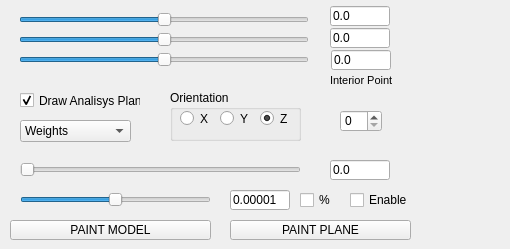
              <widget class="QWidget" name="tab_8">
               <attribute name="title">
                <string>BH analisis</string>
               </attribute>
               <widget class="QLineEdit" name="axisX_edit">
                <property name="geometry">
                 <rect>
                  <x>330</x>
                  <y>6</y>
                  <width>60</width>
                  <height>20</height>
                 </rect>
                </property>
                <property name="text">
                 <string>0.0</string>
                </property>
                <property name="readOnly">
                 <bool>true</bool>
                </property>
               </widget>
               <widget class="QLineEdit" name="axisY_edit">
                <property name="geometry">
                 <rect>
                  <x>330</x>
                  <y>28</y>
                  <width>60</width>
                  <height>20</height>
                 </rect>
                </property>
                <property name="text">
                 <string>0.0</string>
                </property>
                <property name="readOnly">
                 <bool>true</bool>
                </property>
               </widget>
               <widget class="QLineEdit" name="axisZ_edit">
                <property name="geometry">
                 <rect>
                  <x>331</x>
                  <y>50</y>
                  <width>60</width>
                  <height>20</height>
                 </rect>
                </property>
                <property name="text">
                 <string>0.0</string>
                </property>
                <property name="readOnly">
                 <bool>true</bool>
                </property>
               </widget>
               <widget class="QSlider" name="ip_axisX">
                <property name="geometry">
                 <rect>
                  <x>19</x>
                  <y>10</y>
                  <width>290</width>
                  <height>19</height>
                 </rect>
                </property>
                <property name="minimum">
                 <number>-150</number>
                </property>
                <property name="maximum">
                 <number>150</number>
                </property>
                <property name="singleStep">
                 <number>1</number>
                </property>
                <property name="value">
                 <number>0</number>
                </property>
                <property name="orientation">
                 <enum>Qt::Horizontal</enum>
                </property>
               </widget>
               <widget class="QLabel" name="label_14">
                <property name="geometry">
                 <rect>
                  <x>330</x>
                  <y>70</y>
                  <width>171</width>
                  <height>20</height>
                 </rect>
                </property>
                <property name="font">
                 <font>
                  <pointsize>8</pointsize>
                  <weight>50</weight>
                  <bold>false</bold>
                 </font>
                </property>
                <property name="text">
                 <string>Interior Point</string>
                </property>
               </widget>
               <widget class="QSlider" name="ip_axisY">
                <property name="geometry">
                 <rect>
                  <x>19</x>
                  <y>30</y>
                  <width>290</width>
                  <height>19</height>
                 </rect>
                </property>
                <property name="minimum">
                 <number>-150</number>
                </property>
                <property name="maximum">
                 <number>150</number>
                </property>
                <property name="value">
                 <number>0</number>
                </property>
                <property name="orientation">
                 <enum>Qt::Horizontal</enum>
                </property>
               </widget>
               <widget class="QSlider" name="ip_axisZ">
                <property name="geometry">
                 <rect>
                  <x>19</x>
                  <y>50</y>
                  <width>290</width>
                  <height>19</height>
                 </rect>
                </property>
                <property name="minimum">
                 <number>-150</number>
                </property>
                <property name="maximum">
                 <number>150</number>
                </property>
                <property name="value">
                 <number>0</number>
                </property>
                <property name="orientation">
                 <enum>Qt::Horizontal</enum>
                </property>
               </widget>
               <widget class="QPushButton" name="paintModel">
                <property name="geometry">
                 <rect>
                  <x>10</x>
                  <y>220</y>
                  <width>201</width>
                  <height>20</height>
                 </rect>
                </property>
                <property name="text">
                 <string>PAINT MODEL</string>
                </property>
               </widget>
               <widget class="QCheckBox" name="drawPlaneCheck">
                <property name="geometry">
                 <rect>
                  <x>20</x>
                  <y>90</y>
                  <width>121</width>
                  <height>21</height>
                 </rect>
                </property>
                <property name="text">
                 <string>Draw Analisys Plane</string>
                </property>
                <property name="checked">
                 <bool>true</bool>
                </property>
               </widget>
               <widget class="QComboBox" name="PlaneDataCombo">
                <property name="geometry">
                 <rect>
                  <x>20</x>
                  <y>120</y>
                  <width>111</width>
                  <height>22</height>
                 </rect>
                </property>
                <item>
                 <property name="text">
                  <string>Weights</string>
                 </property>
                </item>
                <item>
                 <property name="text">
                  <string>Distances</string>
                 </property>
                </item>
               </widget>
               <widget class="QSlider" name="positionPlaneSlider">
                <property name="geometry">
                 <rect>
                  <x>20</x>
                  <y>160</y>
                  <width>281</width>
                  <height>19</height>
                 </rect>
                </property>
                <property name="minimum">
                 <number>0</number>
                </property>
                <property name="maximum">
                 <number>1000</number>
                </property>
                <property name="singleStep">
                 <number>1</number>
                </property>
                <property name="value">
                 <number>0</number>
                </property>
                <property name="orientation">
                 <enum>Qt::Horizontal</enum>
                </property>
               </widget>
               <widget class="QGroupBox" name="groupBox">
                <property name="geometry">
                 <rect>
                  <x>170</x>
                  <y>90</y>
                  <width>131</width>
                  <height>51</height>
                 </rect>
                </property>
                <property name="title">
                 <string>Orientation</string>
                </property>
                <widget class="QRadioButton" name="PlaneOrientX">
                 <property name="geometry">
                  <rect>
                   <x>10</x>
                   <y>20</y>
                   <width>82</width>
                   <height>17</height>
                  </rect>
                 </property>
                 <property name="text">
                  <string>X</string>
                 </property>
                 <property name="checked">
                  <bool>false</bool>
                 </property>
                </widget>
                <widget class="QRadioButton" name="planeOrientY">
                 <property name="geometry">
                  <rect>
                   <x>50</x>
                   <y>20</y>
                   <width>82</width>
                   <height>17</height>
                  </rect>
                 </property>
                 <property name="text">
                  <string>Y</string>
                 </property>
                </widget>
                <widget class="QRadioButton" name="planeOrientZ">
                 <property name="geometry">
                  <rect>
                   <x>90</x>
                   <y>20</y>
                   <width>82</width>
                   <height>17</height>
                  </rect>
                 </property>
                 <property name="text">
                  <string>Z</string>
                 </property>
                 <property name="checked">
                  <bool>true</bool>
                 </property>
                </widget>
               </widget>
               <widget class="QLineEdit" name="positionPlaneEdit">
                <property name="geometry">
                 <rect>
                  <x>330</x>
                  <y>160</y>
                  <width>60</width>
                  <height>20</height>
                 </rect>
                </property>
                <property name="text">
                 <string>0.0</string>
                </property>
                <property name="readOnly">
                 <bool>true</bool>
                </property>
               </widget>
               <widget class="QSpinBox" name="dataSource">
                <property name="geometry">
                 <rect>
                  <x>340</x>
                  <y>110</y>
                  <width>42</width>
                  <height>22</height>
                 </rect>
                </property>
                <property name="maximum">
                 <number>1000</number>
                </property>
               </widget>
               <widget class="QPushButton" name="paintPlane">
                <property name="geometry">
                 <rect>
                  <x>230</x>
                  <y>220</y>
                  <width>181</width>
                  <height>20</height>
                 </rect>
                </property>
                <property name="text">
                 <string>PAINT PLANE</string>
                </property>
               </widget>
               <widget class="QSlider" name="thresholdSlider">
                <property name="geometry">
                 <rect>
                  <x>20</x>
                  <y>190</y>
                  <width>191</width>
                  <height>19</height>
                 </rect>
                </property>
                <property name="minimum">
                 <number>0</number>
                </property>
                <property name="maximum">
                 <number>1000</number>
                </property>
                <property name="singleStep">
                 <number>1</number>
                </property>
                <property name="value">
                 <number>500</number>
                </property>
                <property name="orientation">
                 <enum>Qt::Horizontal</enum>
                </property>
               </widget>
               <widget class="QLineEdit" name="threshold_edit">
                <property name="geometry">
                 <rect>
                  <x>230</x>
                  <y>190</y>
                  <width>60</width>
                  <height>20</height>
                 </rect>
                </property>
                <property name="text">
                 <string>0.00001</string>
                </property>
                <property name="readOnly">
                 <bool>true</bool>
                </property>
               </widget>
               <widget class="QCheckBox" name="threshold_enable">
                <property name="geometry">
                 <rect>
                  <x>350</x>
                  <y>190</y>
                  <width>60</width>
                  <height>20</height>
                 </rect>
                </property>
                <property name="text">
                 <string>Enable</string>
                </property>
               </widget>
               <widget class="QCheckBox" name="threshold_enable_adaptative">
                <property name="geometry">
                 <rect>
                  <x>300</x>
                  <y>190</y>
                  <width>60</width>
                  <height>20</height>
                 </rect>
                </property>
                <property name="text">
                 <string>%</string>
                </property>
               </widget>
              </widget>
